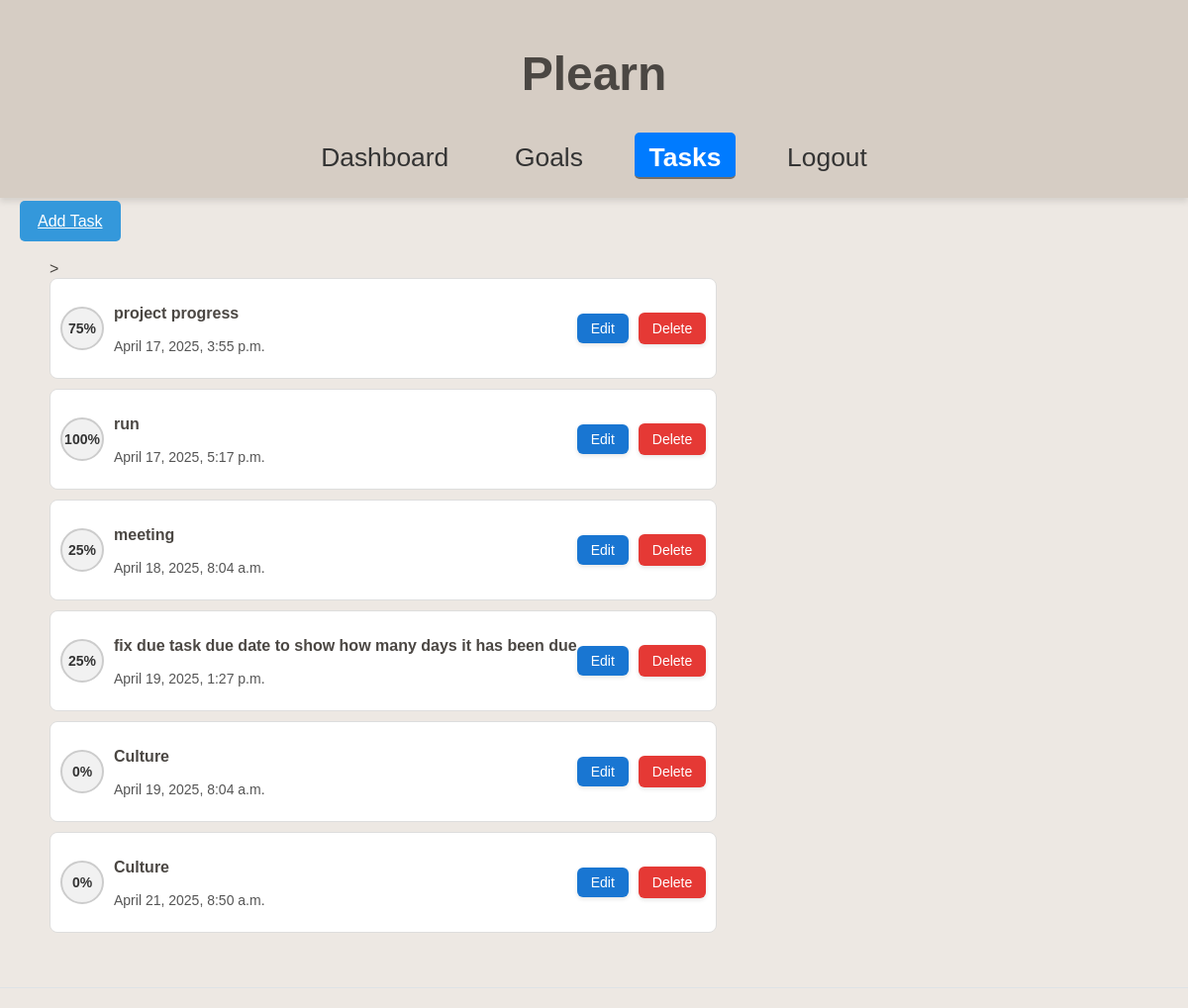
/task_list/ (signed in), run on an earlier commit of the app's database.
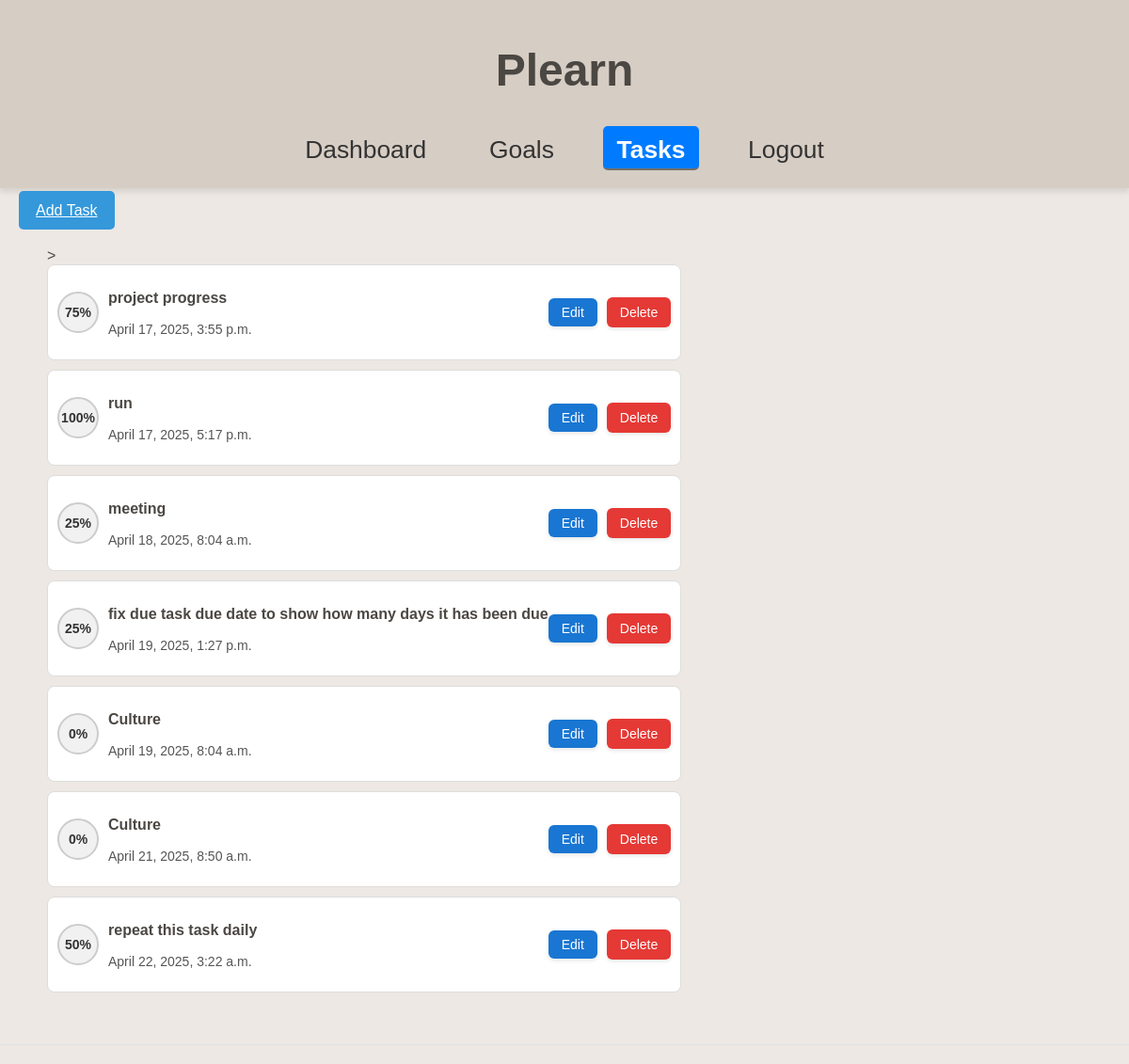
And on a later commit of the database.
### plearnApp/models.py (models this page shows, shortened)
class Task(models.Model):
    title = models.CharField(max_length=100)  # Task title
    description = models.TextField(max_length= 300, blank=True, null=True)  # Task description
    due_date = models.DateTimeField(default=default_due_date)#due in 24hrs if due date not added
    completed = models.CharField(max_length=4, choices=COMPLETION_CHOICES, default='0%')  # Completion status
    priority = models.CharField(max_length=50,choices= PRIORITY_CHOICES, default= 'Low')  # Priority level
    owner = models.ForeignKey(User, on_delete=models.CASCADE)  # Task owner
    task_id = models.AutoField(primary_key=True)  # Unique task ID
    category = models.ForeignKey(TaskCategory, on_delete=models.SET_NULL, null=True, blank=True)  # Category
    notified = models.BooleanField(default=False)  # task with sent notification
    repeat = models.CharField(max_length=10, choices=REPEAT_CHOICES, default='Once')

### plearnApp/views.py (the view)
# urls.py: path('task_list/', views.task_list, name='task_list'),
@login_required
def task_list(request):
    tasks = Task.objects.filter(owner=request.user)
    return render(request, 'PlearnApp/task_list.html', {'tasks': tasks})

### plearnApp/models.py (called while the page is built)
    def __str__(self):
        return self.Category

### plearnApp/templates/PlearnApp/task_list.html (shortened to what this page needs)
{% extends 'base.html' %}
{% load static %}
{% block content %}
<link rel="stylesheet" href="{% static 'PlearnApp/task_list.css' %}">
<div class="header">
    <div class="addtask" >
    <a href="{% url 'addtask' %}" class="addtaskbutton">Add Task</a>
<div class="task-list" id = "task-list">>
    {% for task in tasks %}
    <div class="task-container" data-task-id="{{ task.task_id }}">
        <div class="task-collapsed">
        <div class="completion-wrapper">
            <div class="completion-circle">{{ task.completed }}</div>
        </div>
        <div class="task-info">
            <p class="task-title">{{ task.title }}</p>
            <p class="task-due-date">{{ task.due_date }}</p>
        </div>
        <div class="task-actions">
            <a href="{% url 'edit_task' task.task_id %}" class="btn-edit">Edit</a>
            <button class="delete-btn" data-task-id="{{ task.task_id }}">Delete</button>
        </div>
        </div>
    </div>
    {% endfor %}
</div>
{% endblock %}

### plearnApp/templates/base.html (shortened to what this page needs)
{% load static %}
<html lang="en">
<head>
    <link rel="stylesheet" href="{% static 'base_styles.css' %}">
</head>
<body>
    <header>
        <h1>Plearn</h1>
        <nav>
            <ul>
                <li><a href="{% url 'dashboard' %}" class="nav-link">Dashboard</a></li>
                <li><a href="{% url 'goal_list' %}" class="nav-link">Goals</a></li>
                <li><a href="{% url 'task_list' %}" class="nav-link">Tasks</a></li>
                <li><a href="{% url 'sign_out' %}" class="nav-link">Logout</a></li>
            </ul>
        </nav>
    </header>
    <main>
        {% block content %}
        {% endblock %}
    </main>
</body>
</html>

### plearnApp/static/base_styles.css (style rules this page uses)
:root { --greige-light: #EDE8E3; --greige-medium: #D6CDC4; --greige-dark: #A89F97; --accent: #766F67; --text-color: #4B4743; }
body { font-family: Arial, sans-serif; margin: 0; padding: 0; background-color: var(--greige-light); color: var(--text-color); }
header { background: var(--greige-medium); color: var(--text-color); padding: 15px; text-align: center; font-size: 1.5em; box-shadow: 0 4px 6px rgba(0, 0, 0, 0.1); }
nav { margin-top: 10px; }
nav ul { list-style: none; padding: 0; margin: 0; text-align: center; }
nav ul li { display: inline; margin: 0 15px; }
nav ul li a { color: var(--text-color); text-decoration: none; padding: 8px 12px; font-size: 1.1em; transition: color 0.3s, text-decoration 0.3s; }
nav ul li a.active { font-weight: bold; color: var(--accent); border-bottom: 2px solid var(--accent); padding-bottom: 4px; }
.nav-link { text-decoration: none; color: #333; padding: 10px 15px; display: inline-block; transition: color 0.3s ease, background-color 0.3s ease; }
.nav-link.active { font-weight: bold; color: #fff; background-color: #007bff; border-radius: 5px; }

### plearnApp/static/PlearnApp/task_list.css (style rules this page uses)
.task-list { margin: 20px; padding: 10px; background-color: #ffffff00; border-radius: 8px; box-shadow: 0 2px 4px rgba(0, 0, 0, 0); }
.task-container { border: 1px solid #ddd; border-radius: 8px; margin-bottom: 10px; overflow: hidden; transition: all 0.3s ease; cursor: pointer; }
.task-collapsed { display: flex; align-items: center; justify-content: space-between; padding: 10px; background-color: #fff; }
.task-info { flex: 1; margin-left: 10px; }
.task-title { font-size: 16px; font-weight: bold; }
.task-due-date { font-size: 14px; color: #555; }
.task-actions { display: flex; gap: 10px; }
.completion-wrapper { display: flex; align-items: center; }
.completion-circle { display: inline-block; width: 40px; height: 40px; border-radius: 50%; background-color: #f1f1f1; color: #333; text-align: center; line-height: 40px; font-size: 14px; font-weight: bold; border: 2px solid #ccc; cursor: pointer; }
.task-actions { display: flex; align-items: center; gap: 10px; }
.addtaskbutton { background-color: #3498db; color: white; padding: 12px 18px; border-radius: 5px; cursor: pointer; }
.delete-btn { background-color: #e53935; color: white; border: none; padding: 8px 14px; border-radius: 6px; font-size: 14px; cursor: pointer; transition: background-color 0.3s ease, transform 0.2s ease; box-shadow: 0 2px 4px rgba(0,0,0,0.1); }
.btn-edit { display: inline-block; background-color: #1976d2; color: white; text-decoration: none; padding: 7px 14px; border-radius: 6px; font-size: 14px; font-weight: 500; transition: background-color 0.3s ease, transform 0.2s ease; box-shadow: 0 2px 4px rgba(0,0,0,0.1); }
.header { display: flex; justify-content: space-between; align-items: center; padding: 15px 20px; background-color: #f8f9fa00; border-bottom: 1px solid #dee2e6; margin-bottom: 20px; flex-wrap: wrap; }

What changed in the data, as far as the page shows it:
added Task: completed "50%", title "repeat this task daily", due_date "April 22, 2025, 3:22 a.m."
